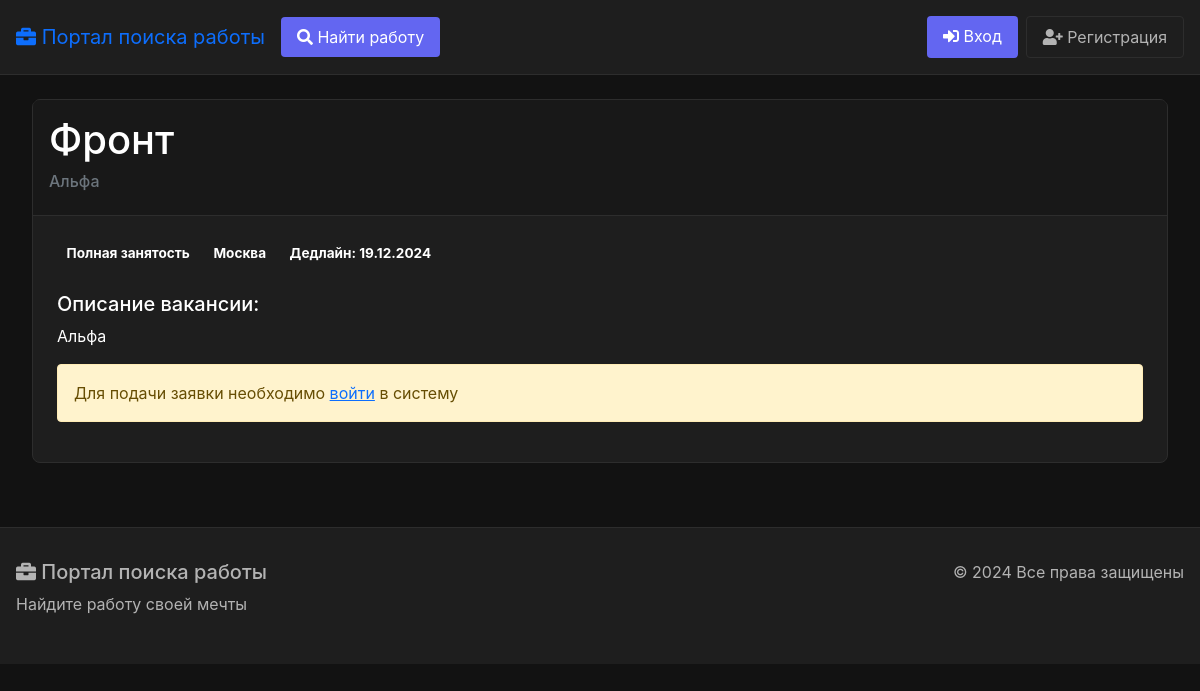
/jobs/7/, run on the app's committed database.
### jobs/models.py (models this page shows, shortened)
class Job(models.Model):
    JOB_TYPES = [
        ('INTERNSHIP', 'Стажировка'),
        ('PART_TIME', 'Частичная занятость'),
        ('FULL_TIME', 'Полная занятость'),
    ]
    title = models.CharField('Название вакансии', max_length=200)
    description = models.TextField('Описание')
    company = models.CharField('Компания', max_length=200)
    location = models.CharField('Местоположение', max_length=200)
    job_type = models.CharField('Тип работы', max_length=50, choices=JOB_TYPES)
    created_at = models.DateTimeField('Дата создания', auto_now_add=True)
    updated_at = models.DateTimeField('Дата обновления', auto_now=True)
    deadline = models.DateTimeField('Срок подачи заявок')
    is_active = models.BooleanField('Активная', default=True)
    class Meta:
        verbose_name = 'Вакансия'
        verbose_name_plural = 'Вакансии'
        ordering = ['-created_at']

### jobs/views.py (the view, shortened to what this page needs)
# urls.py: path('<int:pk>/', views.JobDetailView.as_view(), name='job-detail'),
class JobDetailView(DetailView):
    model = Job
    template_name = 'jobs/job_detail.html'
    context_object_name = 'job'
    def get_context_data(self, **kwargs):
        context = super().get_context_data(**kwargs)
        return context

### notifications/context_processors.py (called while the page is built)
def notifications(request):
    if request.user.is_authenticated:
        return {
            'unread_notifications_count': request.user.notifications.filter(is_read=False).count()
        }
    return {'unread_notifications_count': 0}

### templates/jobs/job_detail.html (shortened to what this page needs)
{% extends 'base.html' %}
{% block content %}
<div class="container">
    <div class="card">
        <div class="card-header">
            <h1>{{ job.title }}</h1>
            <h6 class="text-muted">{{ job.company }}</h6>
        </div>
        <div class="card-body">
            <div class="job-meta mb-4">
                <span class="badge badge-primary">{{ job.get_job_type_display }}</span>
                <span class="badge badge-info">{{ job.location }}</span>
                <span class="badge badge-secondary">Дедлайн: {{ job.deadline|date:"d.m.Y" }}</span>
            </div>
            <h5>Описание вакансии:</h5>
            <p>{{ job.description }}</p>
            {% if user.is_authenticated %}
                {% if not has_applied %}
                    <a href="{% url 'jobs:apply' job.pk %}" class="btn btn-primary">Подать заявку</a>
                {% else %}
                    <div class="alert alert-info">
                        Вы уже подали заявку на эту вакансию
                    </div>
                {% endif %}
                {% if user.is_staff %}
                    <a href="{% url 'jobs:job-delete' job.pk %}" class="btn btn-danger">Удалить вакансию</a>
                {% endif %}
            {% else %}
                <div class="alert alert-warning">
                    Для подачи заявки необходимо <a href="{% url 'login' %}">войти</a> в систему
                </div>
            {% endif %}
        </div>
    </div>
</div>
{% endblock %}

### templates/base.html (style rules this page uses)
:root { --bg-primary: #121212; --bg-secondary: #1e1e1e; --text-primary: #ffffff; --text-secondary: #b3b3b3; --accent: #6366f1; --accent-hover: #4f46e5; --border: #2d2d2d; --error: #ef4444; --success: #10b981; --warning: #f59e0b; --info: #3b82f6; }
body { margin: 0; padding: 0; font-family: -apple-system, BlinkMacSystemFont, 'Segoe UI', Roboto, sans-serif; background-color: var(--bg-primary); color: var(--text-primary); line-height: 1.5; }
.container { max-width: 1200px; margin: 0 auto; padding: 0 1rem; }
.card { background-color: var(--bg-secondary); border: 1px solid var(--border); border-radius: 8px; margin-bottom: 1rem; }
.card-header { background-color: rgba(0,0,0,0.2); border-bottom: 1px solid var(--border); padding: 1rem; }
.card-body { padding: 1.5rem; }
.badge { padding: 0.5em 0.7em; border-radius: 4px; font-size: 0.85em; }

### data on the page
Job: title "Фронт", company "Альфа", job_type "Полная занятость", location "Москва", deadline "19.12.2024", description "Альфа"
